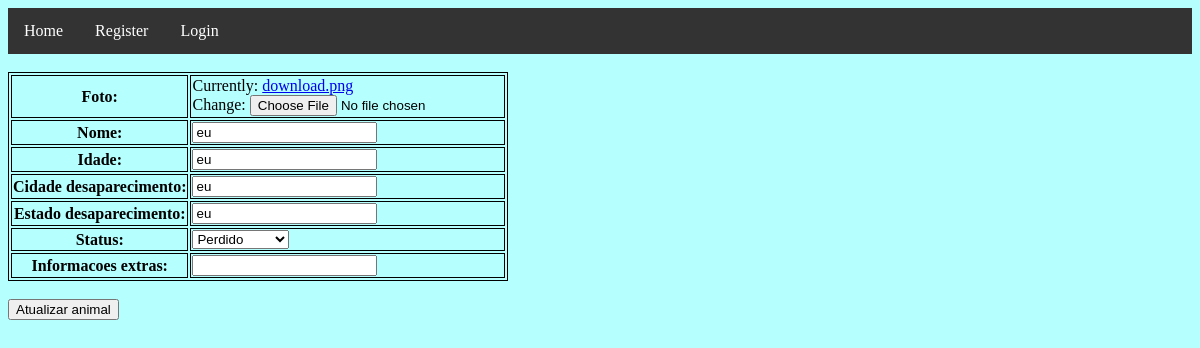
The app's page /8/edit, older data.
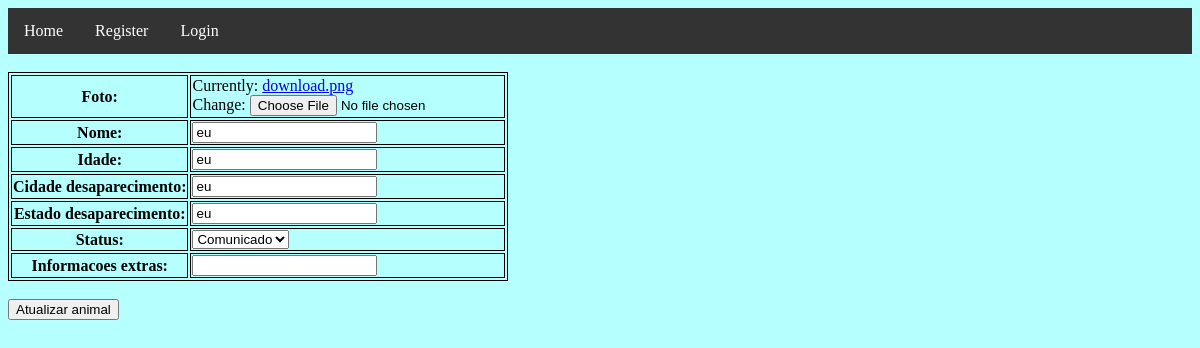
The same page, newer data.
### product/models.py (models this page shows, shortened)
class Animal(models.Model):
    foto  = models.ImageField()
    nome  = models.CharField(max_length=100)
    idade = models.CharField(max_length=3, blank=True)
    cidade_desaparecimento = models.CharField(max_length=50)
    estado_desaparecimento = models.CharField(max_length=50)
    status = models.IntegerField(choices=STATUS_ANIMAL, default=1, blank=True)
    dono = models.ForeignKey(Dono, on_delete=models.CASCADE,  null=True)
    informacoes_extras = models.CharField(max_length=250, blank=True)

### product/views.py (the view)
# urls.py: path('<int:id>/edit', animal_edit, name="animal_edit"),
def animal_edit(request, id=None):
    animal = get_object_or_404(Animal, id=id)
    if request.method == 'POST':
        user_form = AnimalForm(request.POST, instance=animal)
        if user_form.is_valid():
            user_form.save()
            return HttpResponseRedirect(reverse('meus_animais'))
        else:
            return render(request, 'editar_animal.html', {"user_form": user_form})
    else:
        user_form = AnimalForm(instance=animal)
        return render(request, 'editar_animal.html', {"user_form": user_form})

### product/forms.py
class AnimalForm(forms.ModelForm):
    class Meta:
        model = Animal
        fields = ['foto',
                  'nome',
                  'idade',
                  'cidade_desaparecimento',
                  'estado_desaparecimento',
                  'status',
                  'informacoes_extras']

### product/templates/editar_animal.html (shortened to what this page needs)
{% extends 'base.html' %}
{% block content %}
<br>
    <form method="POST">
        <table class="table table-bordered table-light">
            {{user_form.as_table}}
        </table>
        <br>
        <button type="submit" class="btn btn-warning float-right">Atualizar animal</button>
    </form>
{% endblock content %}

Row changes from the older to the newer data that the page shows:
changed Animal "eu": status "Perdido" → "Comunicado"
